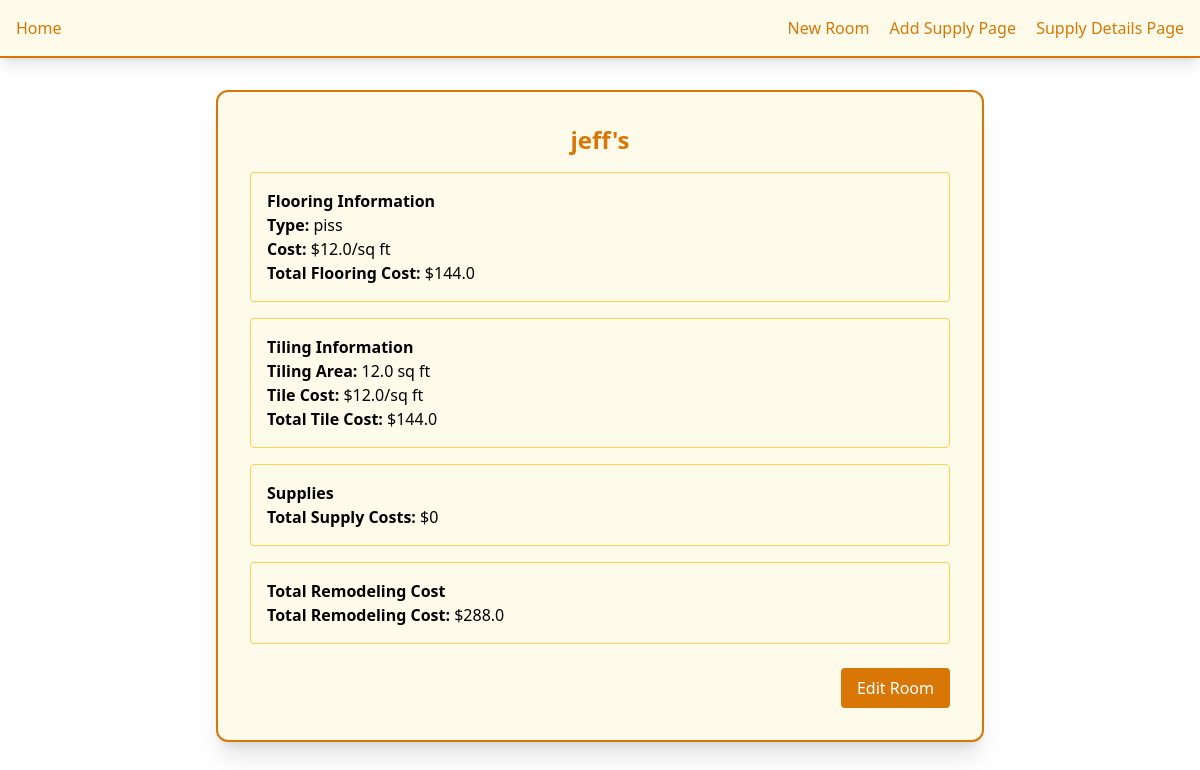
The page /room_details/1 on the database as committed earlier.
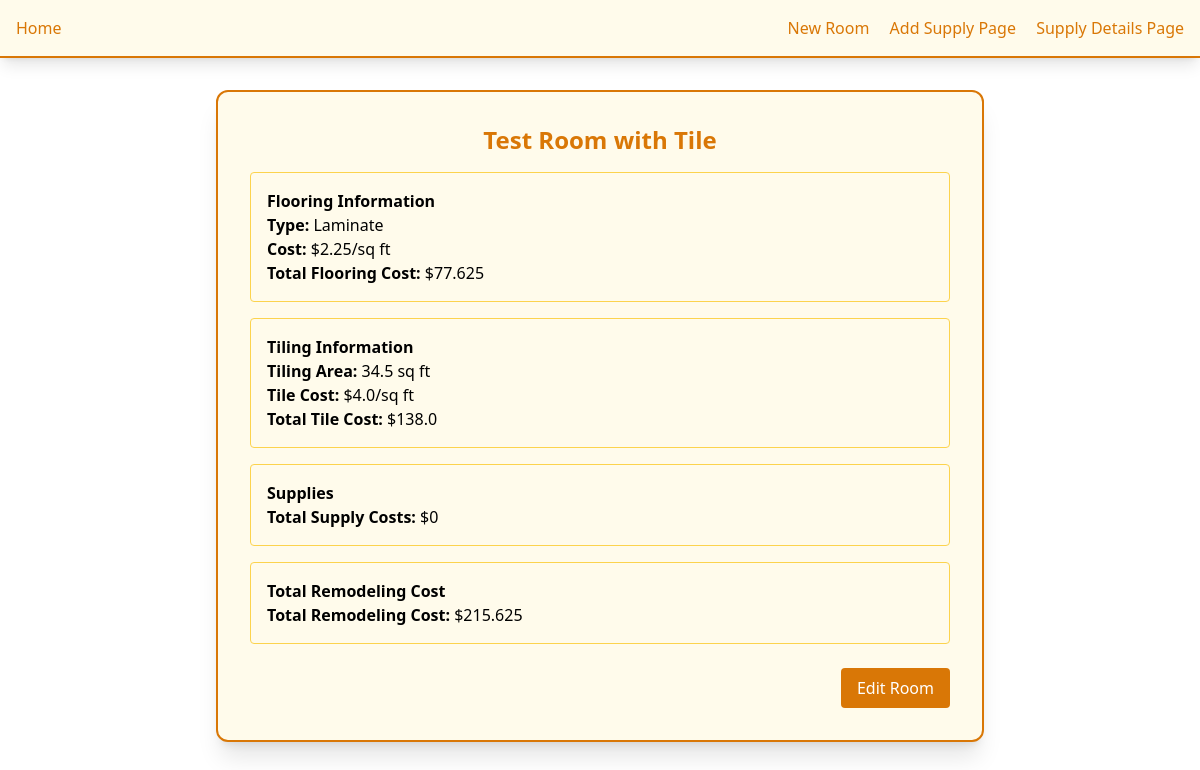
The same page on the database as committed later.
### models/Models.py (models this page shows)
class RoomModel(Base):
    __tablename__ = 'rooms'
    id = Column(Integer, primary_key=True, index=True)
    name = Column(String, nullable=False)
    surface_area = Column(Float, nullable=False)
    flooring_type = Column(String, nullable=False)
    flooring_cost_per_sqft = Column(Float, nullable=False)
    is_tiling_needed = Column(Boolean, default=False, nullable=False)
    tile_type = Column(String, nullable=True)
    tile_cost_per_sqft = Column(Float, nullable=True)
    tiling_area = Column(Float, nullable=True)
    supplies = relationship("SupplyModel", back_populates="room")

### app.py (the view)
@app.route('/room_details/<int:room_id>')
def room_details(room_id):
    room = get_room_by_id(room_id)
    if room is None:
        return "Room not found", 404
    total_flooring_cost = room.flooring_cost_per_sqft * room.surface_area
    total_tile_cost = room.tile_cost_per_sqft * room.tiling_area if room.is_tiling_needed else 0
    total_supply_cost = sum(supply.total_supply_cost for supply in room.supplies) if room.supplies else 0
    total_remodel_cost = total_flooring_cost + total_tile_cost + total_supply_cost
    return render_template('room_details.html',
                           room=room,
                           total_flooring_cost=total_flooring_cost,
                           total_tile_cost=total_tile_cost,
                           total_supply_cost=total_supply_cost,
                           total_remodel_cost=total_remodel_cost)

### app.py (called while the page is built)
def get_room_by_id(room_id):
    return db_session.query(RoomModel).filter(RoomModel.id == room_id).first()

### templates/room_details.html (shortened to what this page needs)
{% extends 'components/base.html' %}
{% block content %}
<div class="flex justify-center mt-8">
    <div class="w-full max-w-3xl bg-amber-50 p-8 rounded-xl border-2 border-amber-600 shadow-xl">
        <h2 class="text-2xl font-semibold text-center text-amber-600 mb-4">{{ room.name }}</h2>
        <div class="space-y-4">
            <div class="p-4 border border-amber-300 rounded">
                <h3 class="font-semibold">Flooring Information</h3>
                <p><strong>Type:</strong> {{ room.flooring_type }}</p>
                <p><strong>Cost:</strong> ${{ room.flooring_cost_per_sqft }}/sq ft</p>
                <p><strong>Total Flooring Cost:</strong> ${{ total_flooring_cost }}</p>
            </div>
            {% if room.is_tiling_needed %}
            <div class="p-4 border border-amber-300 rounded">
                <h3 class="font-semibold">Tiling Information</h3>
                <p><strong>Tiling Area:</strong> {{ room.tiling_area }} sq ft</p>
                <p><strong>Tile Cost:</strong> ${{ room.tile_cost_per_sqft }}/sq ft</p>
                <p><strong>Total Tile Cost:</strong> ${{ total_tile_cost }}</p>
            </div>
            {% endif %}
            <div class="p-4 border border-amber-300 rounded">
                <h3 class="font-semibold">Supplies</h3>
                <p><strong>Total Supply Costs:</strong> ${{ total_supply_cost }}</p>
            </div>
            <div class="p-4 border border-amber-300 rounded">
                <h3 class="font-semibold">Total Remodeling Cost</h3>
                <p><strong>Total Remodeling Cost:</strong> ${{ total_remodel_cost }}</p>
            </div>
        </div>
        <div class="flex justify-end mt-6">
            <a href="/edit_rooms/{{ room.id }}" class="px-4 py-2 bg-amber-600 text-white rounded hover:bg-amber-700">Edit Room</a>
        </div>
    </div>
</div>
{% endblock %}

Rows that differ between the two databases and show on the page:
changed RoomModel: name "jeff's" → "Test Room with Tile"; flooring_type "piss" → "Laminate"; flooring_cost_per_sqft "12.0" → "2.25"; tiling_area "12.0" → "34.5"; tile_cost_per_sqft "12.0" → "4.0"
Other text that changed with them:
{{ total_flooring_cost }}: "144.0" → "77.625"
{{ total_tile_cost }}: "144.0" → "138.0"
{{ total_remodel_cost }}: "288.0" → "215.625"
